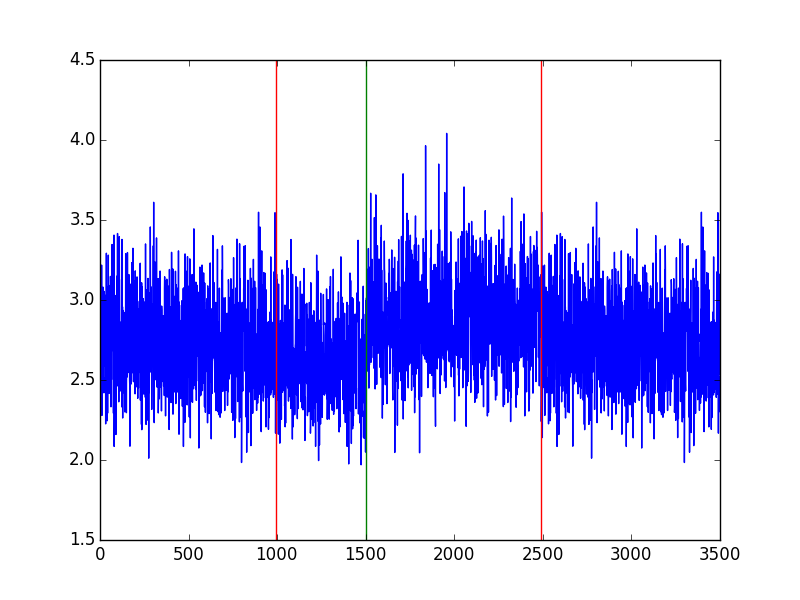

Reproduce this figure in Python.
import numpy as np
from cpdetect import cpDetector
import matplotlib.pyplot as plt

# Generate random trajectory
sample_1 = np.random.lognormal(1.0, 0.1, size=1000)
sample_2 = np.random.lognormal(0.97, 0.1, size=500)
sample_3 = np.random.lognormal(1.03, 0.1, size=1000)

sample = np.concatenate((sample_1, sample_2, sample_3, sample_1))

detector = cpDetector([sample], distribution='log_normal')
detector.detect_cp()

plt.plot(sample)
for i in range(len(detector.change_points['traj_0']['ts'])):
    if detector.change_points['traj_0']['log_odds'][i] > 20:
        plt.axvline(detector.change_points['traj_0']['ts'][i], color='r')
    else:
        plt.axvline(detector.change_points['traj_0']['ts'][i], color='g')
plt.savefig('example.png')